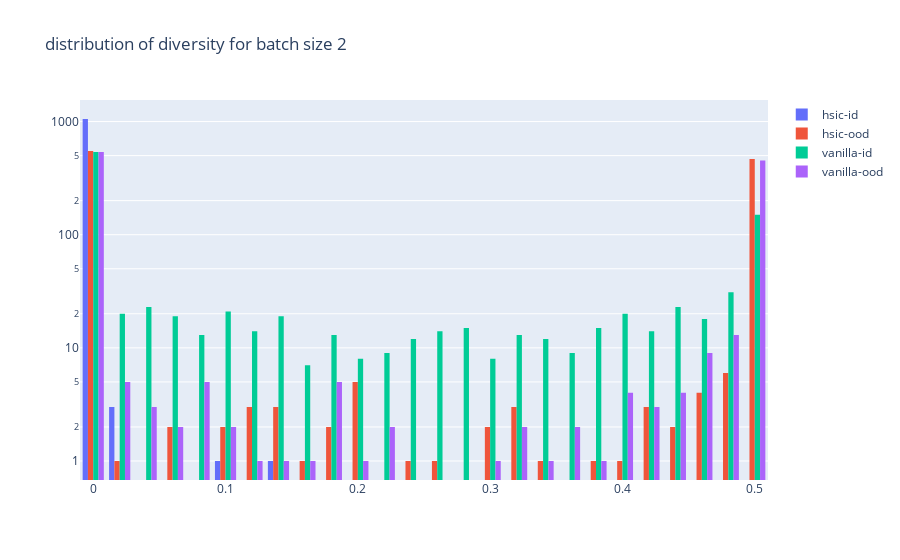
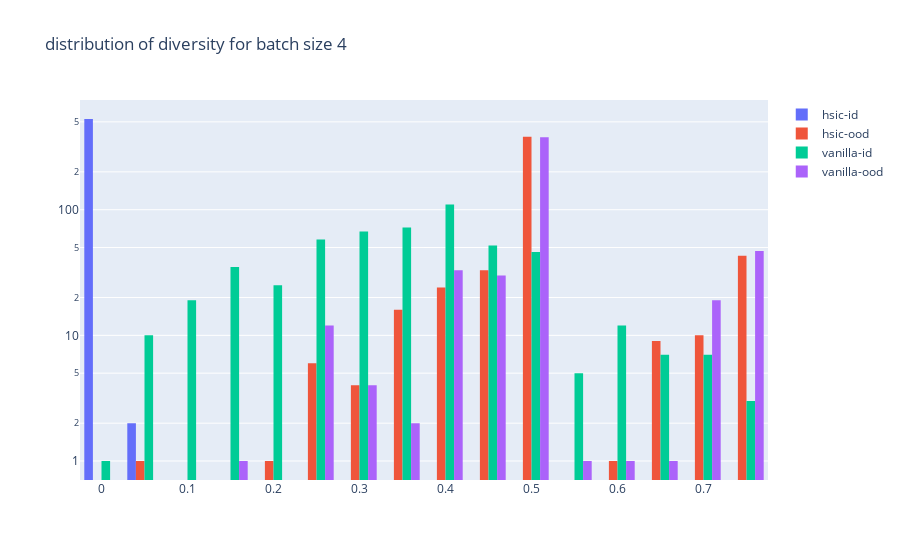
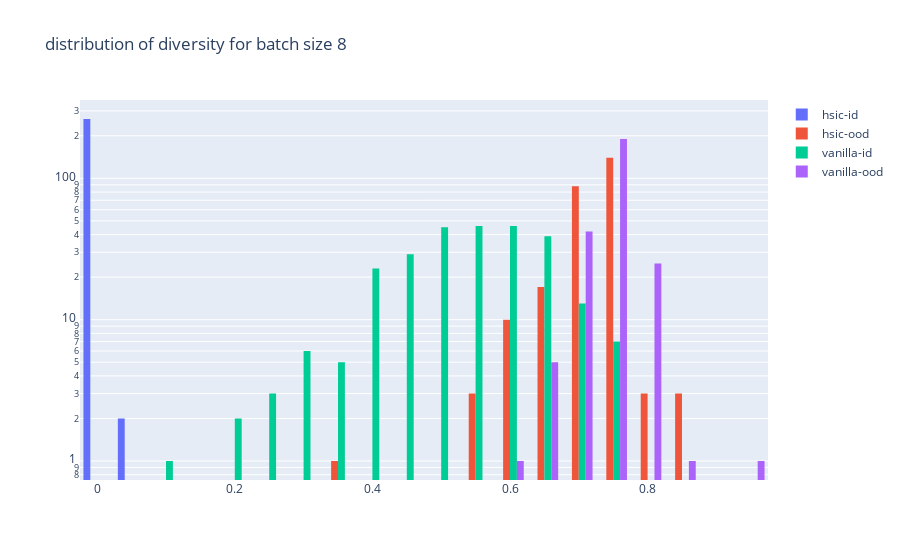
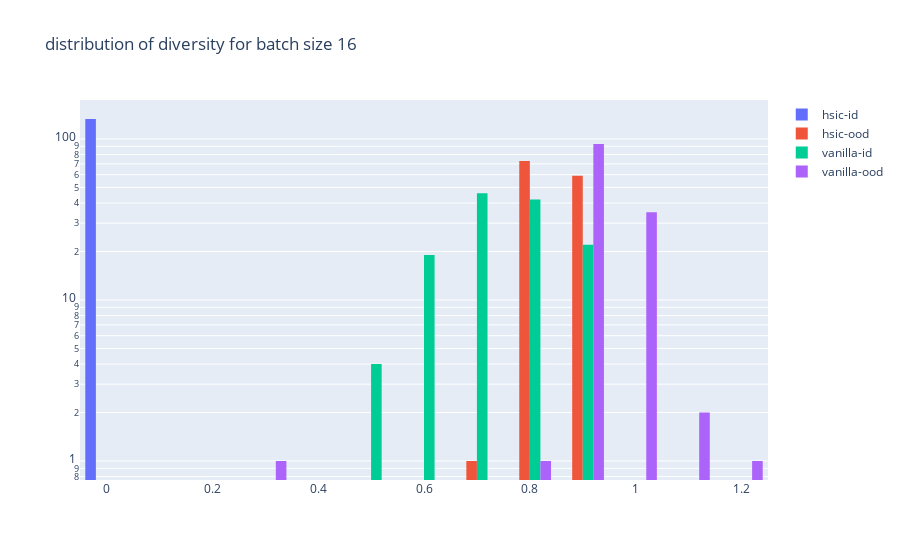

Notebook cell for these charts, in order:
### Code cell
for batch_size in [2, 4, 8, 16, 32, 64, 128]:
    df = DF[
        (DF['lambda'] == 1) &
        (DF['label_correlation'] == 0.999) &
        (DF['indep'] == 'conditional_hsic')
    ].reset_index(drop=True)
    df_hsic = process_df(df, batch_size)

    df = DF[
        (DF['lambda'] == 0) &
        (DF['label_correlation'] == 0.999) &
        (DF['indep'] == 'conditional_hsic')
    ].reset_index(drop=True)
    df_vanilla = process_df(df, batch_size)

    df_hsic['source'] = 'hsic-' + df_hsic['source']
    df_vanilla['source'] = 'vanilla-' + df_vanilla['source']

    df = pd.concat([df_hsic, df_vanilla])
    fig = go.Figure()
    for s in df.source.unique():
        sel_df = df[df["source"] == s]
        fig.add_trace(go.Histogram(x=sel_df.diversity.to_numpy(), name=s))
    fig.update_layout(
        title=f"distribution of diversity for batch size {batch_size}",
        yaxis_type="log",
    )
    fig.show()

### Figure 1 — Plotly figure (JSON) as saved in the notebook; plotly's stock layout.template omitted (floating-point values rounded to 4 significant figures; data arrays with more than 128 entries replaced by an {"elided": "..."} marker saying what was removed)
{"data": [{"name": "hsic-id", "type": "histogram", "x": {"elided": "1058 float values"}}, {"name": "hsic-ood", "type": "histogram", "x": {"elided": "1058 float values"}}, {"name": "vanilla-id", "type": "histogram", "x": {"elided": "1058 float values"}}, {"name": "vanilla-ood", "type": "histogram", "x": {"elided": "1058 float values"}}], "layout": {"autosize": true, "title": {"text": "distribution of diversity for batch size 2"}, "xaxis": {"autorange": true, "range": [-0.01, 0.51], "type": "linear"}, "yaxis": {"autorange": true, "range": [-0.1679, 3.19], "type": "log"}}}

### Figure 2 — Plotly figure (JSON) as saved in the notebook; plotly's stock layout.template omitted (floating-point values rounded to 4 significant figures; data arrays with more than 128 entries replaced by an {"elided": "..."} marker saying what was removed)
{"data": [{"name": "hsic-id", "type": "histogram", "x": {"elided": "529 float values"}}, {"name": "hsic-ood", "type": "histogram", "x": {"elided": "529 float values"}}, {"name": "vanilla-id", "type": "histogram", "x": {"elided": "529 float values"}}, {"name": "vanilla-ood", "type": "histogram", "x": {"elided": "529 float values"}}], "layout": {"autosize": true, "title": {"text": "distribution of diversity for batch size 4"}, "xaxis": {"autorange": true, "range": [-0.025, 0.775], "type": "linear"}, "yaxis": {"autorange": true, "range": [-0.1512, 2.873], "type": "log"}}}

### Figure 3 — Plotly figure (JSON) as saved in the notebook; plotly's stock layout.template omitted (floating-point values rounded to 4 significant figures; data arrays with more than 128 entries replaced by an {"elided": "..."} marker saying what was removed)
{"data": [{"name": "hsic-id", "type": "histogram", "visible": true, "x": {"elided": "265 float values"}}, {"name": "hsic-ood", "type": "histogram", "visible": true, "x": {"elided": "265 float values"}}, {"name": "vanilla-id", "type": "histogram", "visible": true, "x": {"elided": "265 float values"}}, {"name": "vanilla-ood", "type": "histogram", "visible": true, "x": {"elided": "265 float values"}}], "layout": {"autosize": true, "title": {"text": "distribution of diversity for batch size 8"}, "xaxis": {"autorange": true, "range": [-0.025, 0.975], "type": "linear"}, "yaxis": {"autorange": true, "range": [-0.1344, 2.554], "type": "log"}}}

### Figure 4 — Plotly figure (JSON) as saved in the notebook; plotly's stock layout.template omitted (floating-point values rounded to 4 significant figures; data arrays with more than 128 entries replaced by an {"elided": "..."} marker saying what was removed)
{"data": [{"name": "hsic-id", "type": "histogram", "x": {"elided": "133 float values"}}, {"name": "hsic-ood", "type": "histogram", "x": {"elided": "133 float values"}}, {"name": "vanilla-id", "type": "histogram", "x": {"elided": "133 float values"}}, {"name": "vanilla-ood", "type": "histogram", "x": {"elided": "133 float values"}}], "layout": {"autosize": true, "title": {"text": "distribution of diversity for batch size 16"}, "xaxis": {"autorange": true, "range": [-0.05, 1.25], "type": "linear"}, "yaxis": {"autorange": true, "range": [-0.118, 2.242], "type": "log"}}}
